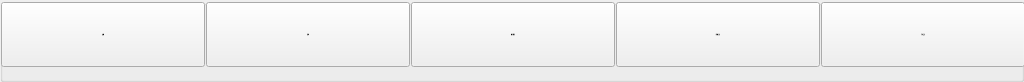
   <widget class="QGroupBox" name="groupBoxHomeBottom">
    <property name="geometry">
     <rect>
      <x>0</x>
      <y>700</y>
      <width>1024</width>
      <height>82</height>
     </rect>
    </property>
    <property name="sizePolicy">
     <sizepolicy hsizetype="Fixed" vsizetype="Fixed">
      <horstretch>0</horstretch>
      <verstretch>0</verstretch>
     </sizepolicy>
    </property>
    <property name="minimumSize">
     <size>
      <width>768</width>
      <height>0</height>
     </size>
    </property>
    <widget class="QPushButton" name="Btn_SetHome">
     <property name="enabled">
      <bool>true</bool>
     </property>
     <property name="geometry">
      <rect>
       <x>1</x>
       <y>2</y>
       <width>204</width>
       <height>65</height>
      </rect>
     </property>
     <property name="sizePolicy">
      <sizepolicy hsizetype="Fixed" vsizetype="Fixed">
       <horstretch>0</horstretch>
       <verstretch>0</verstretch>
      </sizepolicy>
     </property>
     <property name="minimumSize">
      <size>
       <width>204</width>
       <height>65</height>
      </size>
     </property>
     <property name="font">
      <font>
       <family>SimSun</family>
       <pointsize>-1</pointsize>
      </font>
     </property>
     <property name="text">
      <string>设置</string>
     </property>
     <property name="icon">
      <iconset resource="images.qrc">
       <normaloff>:/images/setting.png</normaloff>:/images/setting.png</iconset>
     </property>
     <property name="iconSize">
      <size>
       <width>50</width>
       <height>50</height>
      </size>
     </property>
     <property name="checkable">
      <bool>true</bool>
     </property>
     <property name="autoExclusive">
      <bool>true</bool>
     </property>
    </widget>
    <widget class="QPushButton" name="Btn_MonitorHome">
     <property name="enabled">
      <bool>true</bool>
     </property>
     <property name="geometry">
      <rect>
       <x>206</x>
       <y>2</y>
       <width>204</width>
       <height>65</height>
      </rect>
     </property>
     <property name="sizePolicy">
      <sizepolicy hsizetype="Fixed" vsizetype="Fixed">
       <horstretch>0</horstretch>
       <verstretch>0</verstretch>
      </sizepolicy>
     </property>
     <property name="minimumSize">
      <size>
       <width>204</width>
       <height>65</height>
      </size>
     </property>
     <property name="font">
      <font>
       <family>SimSun</family>
       <pointsize>-1</pointsize>
      </font>
     </property>
     <property name="text">
      <string>监视</string>
     </property>
     <property name="icon">
      <iconset resource="images.qrc">
       <normaloff>:/images/monitoring.png</normaloff>:/images/monitoring.png</iconset>
     </property>
     <property name="iconSize">
      <size>
       <width>50</width>
       <height>50</height>
      </size>
     </property>
     <property name="checkable">
      <bool>true</bool>
     </property>
     <property name="autoExclusive">
      <bool>true</bool>
     </property>
    </widget>
    <widget class="QPushButton" name="Btn_AlarmHome">
     <property name="geometry">
      <rect>
       <x>616</x>
       <y>2</y>
       <width>204</width>
       <height>65</height>
      </rect>
     </property>
     <property name="sizePolicy">
      <sizepolicy hsizetype="Fixed" vsizetype="Fixed">
       <horstretch>0</horstretch>
       <verstretch>0</verstretch>
      </sizepolicy>
     </property>
     <property name="minimumSize">
      <size>
       <width>204</width>
       <height>65</height>
      </size>
     </property>
     <property name="font">
      <font>
       <family>SimSun</family>
       <pointsize>-1</pointsize>
      </font>
     </property>
     <property name="text">
      <string>报警/日志</string>
     </property>
     <property name="icon">
      <iconset resource="images.qrc">
       <normaloff>:/images/alarm.png</normaloff>:/images/alarm.png</iconset>
     </property>
     <property name="iconSize">
      <size>
       <width>40</width>
       <height>40</height>
      </size>
     </property>
     <property name="checkable">
      <bool>true</bool>
     </property>
     <property name="checked">
      <bool>false</bool>
     </property>
     <property name="autoExclusive">
      <bool>true</bool>
     </property>
    </widget>
    <widget class="QPushButton" name="Btn_TeachHome">
     <property name="geometry">
      <rect>
       <x>411</x>
       <y>2</y>
       <width>204</width>
       <height>65</height>
      </rect>
     </property>
     <property name="sizePolicy">
      <sizepolicy hsizetype="Fixed" vsizetype="Fixed">
       <horstretch>0</horstretch>
       <verstretch>0</verstretch>
      </sizepolicy>
     </property>
     <property name="minimumSize">
      <size>
       <width>204</width>
       <height>65</height>
      </size>
     </property>
     <property name="font">
      <font>
       <family>SimSun</family>
       <pointsize>-1</pointsize>
      </font>
     </property>
     <property name="text">
      <string>教导管理</string>
     </property>
     <property name="icon">
      <iconset resource="images.qrc">
       <normaloff>:/images/teach.png</normaloff>:/images/teach.png</iconset>
     </property>
     <property name="iconSize">
      <size>
       <width>50</width>
       <height>50</height>
      </size>
     </property>
     <property name="checkable">
      <bool>true</bool>
     </property>
     <property name="autoExclusive">
      <bool>true</bool>
     </property>
    </widget>
    <widget class="QPushButton" name="Btn_ManualHome">
     <property name="enabled">
      <bool>true</bool>
     </property>
     <property name="geometry">
      <rect>
       <x>821</x>
       <y>2</y>
       <width>204</width>
       <height>65</height>
      </rect>
     </property>
     <property name="sizePolicy">
      <sizepolicy hsizetype="Fixed" vsizetype="Fixed">
       <horstretch>0</horstretch>
       <verstretch>0</verstretch>
      </sizepolicy>
     </property>
     <property name="minimumSize">
      <size>
       <width>204</width>
       <height>65</height>
      </size>
     </property>
     <property name="font">
      <font>
       <family>SimSun</family>
       <pointsize>-1</pointsize>
      </font>
     </property>
     <property name="text">
      <string>手动页面</string>
     </property>
     <property name="icon">
      <iconset resource="images.qrc">
       <normaloff>:/images/manual.png</normaloff>:/images/manual.png</iconset>
     </property>
     <property name="iconSize">
      <size>
       <width>50</width>
       <height>50</height>
      </size>
     </property>
     <property name="checkable">
      <bool>true</bool>
     </property>
     <property name="autoExclusive">
      <bool>true</bool>
     </property>
    </widget>
   </widget>
